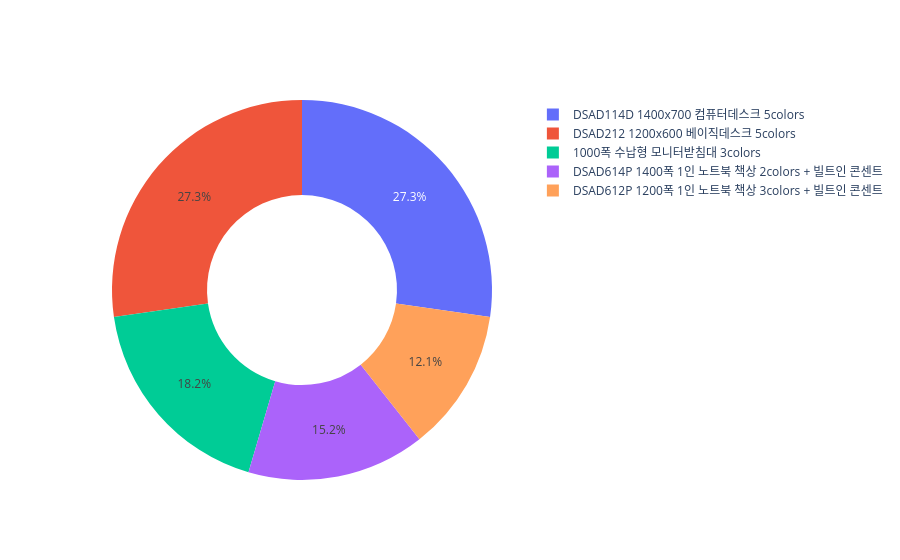

The notebook cell saved with this chart:
### Code cell
import plotly.graph_objects as go

aaa = oh_test['상품명'][2:].value_counts().reset_index().head(5)
labels = aaa['index']
values = aaa['상품명']

# Use `hole` to create a donut-like pie chart
fig = go.Figure(data=[go.Pie(labels=labels, values=values, hole=.5 )])
fig.show()

### Figure 1 — Plotly figure (JSON) as saved in the notebook; plotly's stock layout.template omitted (floating-point values rounded to 4 significant figures)
{"data": [{"hole": 0.5, "labels": ["DSAD114D 1400x700 컴퓨터데스크 5colors", "DSAD212 1200x600 베이직데스크 5colors", "1000폭 수납형 모니터받침대 3colors", "DSAD614P 1400폭 1인 노트북 책상 2colors + 빌트인 콘센트", "DSAD612P 1200폭 1인 노트북 책상 3colors + 빌트인 콘센트"], "type": "pie", "values": [9, 9, 6, 5, 4]}], "layout": {}}
